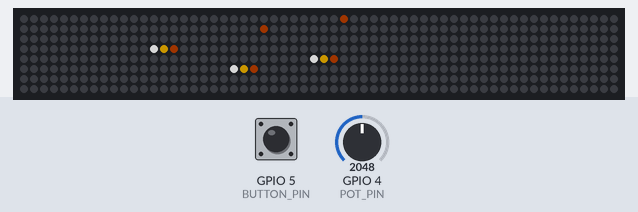
The program below on a simulated ESP32-S3. Parts: 60×8 RGB LED matrix (first LED top left, wired row by row). The test bench sets the inputs (shaded band); at power-on: GPIO 5 (BUTTON_PIN) HIGH, GPIO 4 (POT_PIN) = 2048. Dim RGB values are drawn brighter than linear; I2S audio is not simulated (input reads silence); random numbers use the default seed unless the program sets one; what the program prints to the serial monitor is not drawn.

Above: at 0.47 s.
1.3 s: GPIO 5 (BUTTON_PIN) pulled LOW for 0.15 s
2.0 s: GPIO 4 (POT_PIN) set to 491
At 3.0 s:
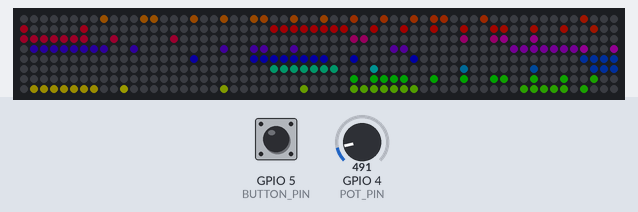
3.6 s: GPIO 4 (POT_PIN) set to 152
At 4.6 s:
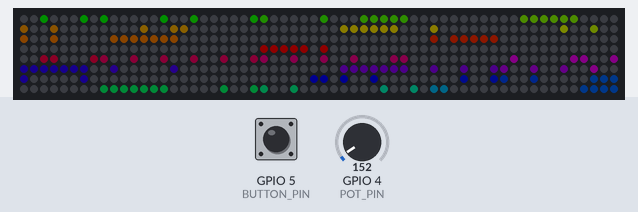
5.6 s: GPIO 5 (BUTTON_PIN) pulled LOW for 1 s
At 6.02 s:
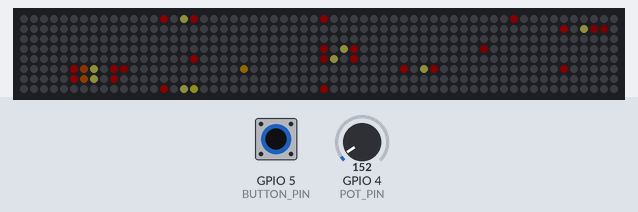
7.2 s: GPIO 5 (BUTTON_PIN) pulled LOW for 0.15 s
At 8.2 s:
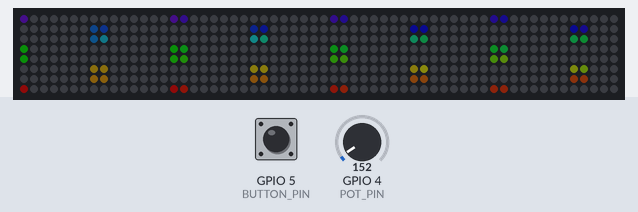
8.8 s: GPIO 5 (BUTTON_PIN) pulled LOW for 3.2 s
At 9.29 s:
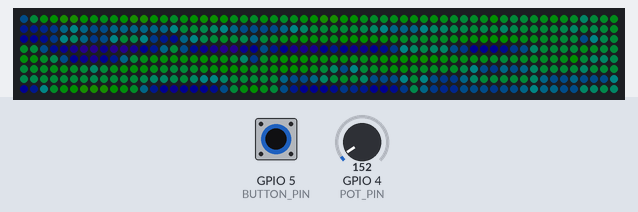

Measured:
- after the input at 8.8 s, the LEDs: first change at once (image 5 shows a later state)

The program:

main.cpp
```cpp
// =============================================================================
// madHat — main.cpp
//
// Entry point for the madHat ESP32-S3 LED matrix firmware.
// Hardware: 60×8 WS2811 LED matrix, INMP441 I2S mic, mode button, brightness pot.
//
// Mode ISR: button on BUTTON_PIN cycles through NUM_MODES modes with
// DEBOUNCE_MS software debounce.  currentMode and modeChanged are volatile
// uint8_t / bool — both are written inside the ISR and read in loop().
// uint8_t read/write is atomic on Xtensa, so no critical section is required,
// but the variables are declared volatile to prevent compiler reordering.
// =============================================================================

#include <Arduino.h>
#include <FastLED.h>
#include "config.h"
#include "effects.h"
#include "audio.h"

// LED array (shared with effects.cpp via extern)
CRGB leds[NUM_LEDS];

// ── GIF image mode (auto-detected) ────────────────────────────────────────────
// If a GIF has been placed in images/ and the pre-build script has generated
// src/generated/demo.h, the GIF playback mode is compiled in automatically.
// See images/README.md for how to add GIF modes.
// TODO: wire up __has_include("generated/demo.h") here to add a GIF mode.

volatile bool    modeChanged = false;
volatile uint8_t currentMode = 0;

void IRAM_ATTR myISR() {
    static volatile uint32_t lastTrigger = 0;
    uint32_t now = millis();
    if (now - lastTrigger < DEBOUNCE_MS) return;
    lastTrigger = now;
    modeChanged = true;
    currentMode = (currentMode + 1) % NUM_MODES;
}

void updateBrightness() {
    uint16_t raw = analogRead(POT_PIN);
    uint8_t  bri = map(raw, 0, 4095, POT_MIN_BRIGHT, POT_MAX_BRIGHT);
    FastLED.setBrightness(bri);
}

void setup() {
#if DEBUG
    Serial.begin(115200);
#endif
    DEBUG_LOG("\n\nmadHat firmware starting — %d LEDs, %d modes\n",
              NUM_LEDS, NUM_MODES);

    pinMode(BUTTON_PIN, INPUT_PULLUP);
    attachInterrupt(digitalPinToInterrupt(BUTTON_PIN), myISR, FALLING);

    FastLED.addLeds<WS2811, LED_PIN, GRB>(leds, NUM_LEDS)
           .setCorrection(TypicalLEDStrip);
    FastLED.setBrightness(INITIAL_BRIGHTNESS);
    FastLED.clear();
    FastLED.show();
    DEBUG_LOG("FastLED initialised\n");

    audioInit();
    DEBUG_LOG("Audio initialised\n");

    resetEffect(0);
    DEBUG_LOG("Setup complete — entering main loop\n");
}

void loop() {
    // Read potentiometer every iteration (~10 µs ADC read, negligible at 25-60 fps)
    updateBrightness();

    if (modeChanged) {
        modeChanged = false;
        DEBUG_LOG("Mode changed → %d\n", currentMode);
        FastLED.clear();
        FastLED.show();
        resetEffect(currentMode);
        return;
    }

    switch (currentMode) {
        case 0: effectFireworks();         delay(DELAY_FW_MS);     break;
        case 1: effectScrollText("FUCKING HIPPIES!!"); delay(DELAY_SCROLL_MS); break;
        case 2: effectFire();              delay(DELAY_FIRE_MS);   break;
        case 3: effectEqualizer();         delay(DELAY_EQ_MS);     break;
        case 4: effectPlasma();            delay(DELAY_PLASMA_MS); break;
        case 5: effectEyes();              delay(DELAY_EYES_MS);   break;
    }
}
```

audio.cpp
```cpp
#include "audio.h"
#include <driver/i2s.h>
#include <arduinoFFT.h>
#include <math.h>

// ── I2S port ──────────────────────────────────────────────────────────────────
#define I2S_PORT  I2S_NUM_0

// ── INMP441 bit-alignment constants ───────────────────────────────────────────
// The INMP441 outputs data left-justified in a 32-bit I2S word: the top 24 bits
// are the signed sample; the bottom 8 bits are always zero.
#define INMP441_SHIFT  8        // bits to right-shift to remove the zero padding
#define INMP441_SCALE  (1 << 23)  // full-scale divisor after shifting (24-bit signed)

// ── FFT buffers ───────────────────────────────────────────────────────────────
// Using float (32-bit) instead of double (64-bit) saves 4 KB of static RAM
// with no meaningful loss of precision for an audio equalizer application.
static float vReal[FFT_SAMPLES];
static float vImag[FFT_SAMPLES];

static ArduinoFFT<float> FFT(vReal, vImag, FFT_SAMPLES, SAMPLE_RATE);

// ── Frequency band mapping ────────────────────────────────────────────────────
// EQ_BANDS logarithmically spaced bands across FREQ_LOW–FREQ_HIGH.
// Low end starts at 80 Hz (below that is mostly rumble on a small mic).
#define FREQ_LOW   80.0f
#define FREQ_HIGH  16000.0f

// Each FFT bin covers SAMPLE_RATE / FFT_SAMPLES Hz
#define BIN_HZ  ((float)SAMPLE_RATE / (float)FFT_SAMPLES)

// Smoothing: blend previous band value with new one (0=no smoothing, 1=frozen)
#define SMOOTH_UP    0.6f   // rising  — fast attack
#define SMOOTH_DOWN  0.85f  // falling — slow decay (gives a nice visual trail)

// Per-band peak decay — fast (0.95) so it acts only as a ceiling guard for
// outlier bands. The primary gain control is the global rolling average below.
#define AUTOGAIN_DECAY  0.95f

// ── Global rolling-average gain ───────────────────────────────────────────────
// Circular buffer storing the mean magnitude across all EQ_BANDS for each of
// the last GAIN_HISTORY_FRAMES frames (~15 s at 50 fps).
// gainSum tracks the running total so the mean is O(1) per frame.
#define GAIN_HISTORY_FRAMES  750     // ~15 s × 50 fps
#define GAIN_MIN_REF         0.001f  // floor — prevents div-by-zero in silence

// Saturation-weighted gain push — when bands clip, the current frame is pushed
// into gainHistory with extra weight so gainRef rises faster and pulls gain down.
// sqrtf curve means even 1 saturated band out of 60 roughly doubles the weight.
#define SATURATION_THRESHOLD  0.85f  // band considered saturated above this level
#define SATURATION_BOOST      8.0f   // max extra multiplier (at 100% saturation → 9×)

static float    gainHistory[GAIN_HISTORY_FRAMES] = {};
static float    gainSum    = 0.0f;
static uint16_t gainHead   = 0;

// ── Precomputed band bin boundaries ───────────────────────────────────────────
// Computed once in audioInit() so no log10f/powf calls in the real-time path.
static int bandBinLow [EQ_BANDS];
static int bandBinHigh[EQ_BANDS];

// Running peak per band for auto-gain normalisation
static float bandPeak[EQ_BANDS];

// Raw sample buffer — static so it does not live on the task stack
static int32_t rawSamples[FFT_SAMPLES];

void audioInit() {
    i2s_config_t cfg = {
        .mode                 = (i2s_mode_t)(I2S_MODE_MASTER | I2S_MODE_RX),
        .sample_rate          = SAMPLE_RATE,
        .bits_per_sample      = I2S_BITS_PER_SAMPLE_32BIT,
        .channel_format       = I2S_CHANNEL_FMT_ONLY_LEFT,
        .communication_format = I2S_COMM_FORMAT_STAND_I2S,
        .intr_alloc_flags     = ESP_INTR_FLAG_LEVEL1,
        .dma_buf_count        = 4,
        .dma_buf_len          = FFT_SAMPLES,
        .use_apll             = false,
        .tx_desc_auto_clear   = false,
        .fixed_mclk           = 0
    };
    i2s_pin_config_t pins = {
        .bck_io_num   = MIC_SCK_PIN,
        .ws_io_num    = MIC_WS_PIN,
        .data_out_num = I2S_PIN_NO_CHANGE,
        .data_in_num  = MIC_SD_PIN
    };
    ESP_ERROR_CHECK(i2s_driver_install(I2S_PORT, &cfg, 0, nullptr));
    ESP_ERROR_CHECK(i2s_set_pin(I2S_PORT, &pins));
    ESP_ERROR_CHECK(i2s_start(I2S_PORT));

    // Precompute logarithmically spaced bin boundaries for each EQ band.
    // This moves all log10f/powf calls out of the real-time audio path.
    float logLow  = log10f(FREQ_LOW);
    float logHigh = log10f(FREQ_HIGH);
    float logStep = (logHigh - logLow) / (float)EQ_BANDS;
    for (int b = 0; b < EQ_BANDS; b++) {
        float fLow  = powf(10.0f, logLow + (float)b       * logStep);
        float fHigh = powf(10.0f, logLow + (float)(b + 1) * logStep);
        bandBinLow [b] = max(1,                    (int)(fLow  / BIN_HZ));
        bandBinHigh[b] = min(FFT_SAMPLES / 2 - 1, (int)(fHigh / BIN_HZ));
    }

    // Initialise peaks to a small non-zero value to avoid div-by-zero at start
    for (int i = 0; i < EQ_BANDS; i++) bandPeak[i] = 1.0f;
}

bool audioGetBands(float bands[EQ_BANDS]) {
    // Read FFT_SAMPLES 32-bit samples from I2S (non-blocking)
    size_t bytesRead = 0;
    esp_err_t err = i2s_read(I2S_PORT, rawSamples, sizeof(rawSamples),
                             &bytesRead, 0);
    if (err != ESP_OK || bytesRead < sizeof(rawSamples)) return false;

    // Convert to float: right-shift to remove zero-padding, then normalise to [-1, +1]
    for (int i = 0; i < FFT_SAMPLES; i++) {
        vReal[i] = (float)(rawSamples[i] >> INMP441_SHIFT) / (float)INMP441_SCALE;
        vImag[i] = 0.0f;
    }

    FFT.windowing(FFTWindow::Hann, FFTDirection::Forward);
    FFT.compute(FFTDirection::Forward);
    FFT.complexToMagnitude();

    // Compute per-band magnitudes and store them before normalisation so we can
    // feed the rolling-average gain after the loop.
    static float mag [EQ_BANDS] = {};
    static float prev[EQ_BANDS] = {};

    for (int b = 0; b < EQ_BANDS; b++) {
        float sum = 0.0f;
        int   cnt = 0;
        for (int bin = bandBinLow[b]; bin <= bandBinHigh[b]; bin++) {
            sum += vReal[bin];
            cnt++;
        }
        mag[b] = (cnt > 0) ? (sum / (float)cnt) : 0.0f;

        // Per-band peak — fast decay (AUTOGAIN_DECAY = 0.95) so it acts only as
        // a ceiling guard for bands that spike well above the global average.
        if (mag[b] > bandPeak[b])
            bandPeak[b] = mag[b];
        else
            bandPeak[b] *= AUTOGAIN_DECAY;
    }

    // ── Rolling-average global gain ───────────────────────────────────────────
    // Compute the mean magnitude across all bands for this frame.
    float frameMean = 0.0f;
    for (int b = 0; b < EQ_BANDS; b++) frameMean += mag[b];
    frameMean /= (float)EQ_BANDS;

    // Compute gainRef from the current buffer state (before this frame's push)
    // so we can use it for saturation detection without a circular dependency.
    float gainRef = gainSum / (float)GAIN_HISTORY_FRAMES;
    if (gainRef < GAIN_MIN_REF) gainRef = GAIN_MIN_REF;

    // Count the fraction of bands that are saturated (normalised > threshold).
    // Uses the same ceiling formula as the output loop below.
    float saturatedFraction = 0.0f;
    for (int b = 0; b < EQ_BANDS; b++) {
        float ceiling    = (bandPeak[b] > gainRef) ? bandPeak[b] : gainRef;
        float normalised = constrain(mag[b] / ceiling, 0.0f, 1.0f);
        if (normalised > SATURATION_THRESHOLD) saturatedFraction += 1.0f;
    }
    saturatedFraction /= (float)EQ_BANDS;

    // sqrtf curve: steep at low saturation so even 1/60 bands roughly doubles
    // the frame weight, flattening toward SATURATION_BOOST at full saturation.
    float boostedMean = frameMean * (1.0f + sqrtf(saturatedFraction) * SATURATION_BOOST);

    // Push boosted frame into circular buffer, evicting the oldest value.
    gainSum -= gainHistory[gainHead];
    gainHistory[gainHead] = boostedMean;
    gainSum += boostedMean;
    gainHead = (gainHead + 1) % GAIN_HISTORY_FRAMES;

    // Recompute gainRef with the new frame included for use in the output loop.
    gainRef = gainSum / (float)GAIN_HISTORY_FRAMES;
    if (gainRef < GAIN_MIN_REF) gainRef = GAIN_MIN_REF;

    // ── Normalise, smooth, output ─────────────────────────────────────────────
    for (int b = 0; b < EQ_BANDS; b++) {
        // Primary normalisation against the 15-second rolling average.
        // bandPeak acts as a secondary ceiling so no single band can exceed 1.0.
        float ceiling    = (bandPeak[b] > gainRef) ? bandPeak[b] : gainRef;
        float normalised = constrain(mag[b] / ceiling, 0.0f, 1.0f);

        // Exponential smoothing: fast attack (SMOOTH_UP), slow decay (SMOOTH_DOWN)
        float smooth = (normalised > prev[b]) ? SMOOTH_UP : SMOOTH_DOWN;
        prev[b] = prev[b] * smooth + normalised * (1.0f - smooth);

        bands[b] = prev[b];
    }

    return true;
}
```

audio.h
```cpp
#pragma once
#include <Arduino.h>

// ── Audio configuration ───────────────────────────────────────────────────────
#define MIC_SD_PIN   15
#define MIC_WS_PIN   16
#define MIC_SCK_PIN  17

// FFT sample count — must be a power of 2.
// 512 gives good frequency resolution at low CPU cost on ESP32-S3.
#define FFT_SAMPLES  512
#define SAMPLE_RATE  44100   // Hz

// Number of equalizer bands mapped to display columns (MATRIX_W = 60)
#define EQ_BANDS     60

// Initialise I2S and FFT. Call once from setup().
void audioInit();

// Read one FFT frame and compute band magnitudes.
// Results written into bands[EQ_BANDS], each value 0.0–1.0 (normalised).
// Returns true if a fresh frame was computed, false if still waiting for samples.
bool audioGetBands(float bands[EQ_BANDS]);
```

effects.h
```cpp
#pragma once
#include <Arduino.h>

// Call when switching modes — zeroes shared state union.
// Pass the mode number you are switching TO.
void resetEffect(uint8_t mode);

// Mode 0: Scrolling rainbow text
void effectScrollText(const char* text, bool resetScroll = false);

// Mode 1: Plasma / flowing color blobs
void effectPlasma();

// Mode 2: Fireplace
void effectFire();

// Mode 3: Graphic equalizer (requires INMP441 via I2S, see audio.h)
void effectEqualizer();

// Mode 4: Fireworks
void effectFireworks();

// Mode 5: Scanning eyeballs
void effectEyes();
```

matrix.h
```cpp
#pragma once
#include <Arduino.h>
#include "config.h"

// Maps logical (x, y) coordinates to the physical LED index.
//
// Physical wiring topology:
//   - LEDs are arranged in vertical columns (x selects column, y selects row).
//   - Odd columns run top-to-bottom; even columns run bottom-to-top (zigzag).
//   - The strip origin (index 0) is at the physical top-right corner, so the
//     entire translated index is mirrored: index = (NUM_LEDS - 1) - raw.
//
//   Column 0 (even): bottom→top  |  Column 1 (odd): top→bottom  | ...
//
inline uint16_t translatePixel(uint8_t x, uint8_t y) {
    bool     ledDirection    = x % 2;
    uint16_t translatedPixel = ledDirection
                                 ? (MATRIX_H * x) + y
                                 : (MATRIX_H * x) + ((MATRIX_H - 1) - y);
    return (NUM_LEDS - 1) - translatedPixel;
}
```

config.h
```cpp
#pragma once

// =============================================================================
// madHat — Hardware configuration
//
// Target: ESP32-S3 driving a 60×8 WS2811 LED matrix (480 LEDs) with an
// INMP441 I2S MEMS microphone and a mode-select push button + brightness pot.
//
// NOTE: POT_PIN must be an ADC1 pin. ADC2 is unavailable while Wi-Fi is active.
//       GPIO 4 = ADC1_CH4 on the ESP32-S3 — safe to use here.
// =============================================================================

// ── LED matrix ────────────────────────────────────────────────────────────────
#define LED_PIN     6       // GPIO pin connected to the data line
#define LED_TYPE    WS2811
#define COLOR_ORDER GRB
#define NUM_LEDS    480
#define MATRIX_W    60
#define MATRIX_H     8

// ── IO ────────────────────────────────────────────────────────────────────────
#define BUTTON_PIN      5   // GPIO pin for mode button (active low, internal pull-up)
#define POT_PIN         4   // GPIO pin for brightness potentiometer (ADC1_CH4)
#define POT_MIN_BRIGHT  5   // minimum brightness (0-255) so LEDs never fully off
#define POT_MAX_BRIGHT  255 // maximum brightness

// ── Mode selector ─────────────────────────────────────────────────────────────
// Modes: 0=fireworks  1=scroll text  2=fire  3=equalizer  4=plasma  5=eyes
#define NUM_MODES   6
#define DEBOUNCE_MS 200     // ISR software debounce window (ms)

// ── Per-mode frame delays (ms) ────────────────────────────────────────────────
// These set the target inter-frame delay; actual frame time is delay + render.
#define DELAY_SCROLL_MS  40   // ~25 fps
#define DELAY_PLASMA_MS  16   // ~60 fps
#define DELAY_FIRE_MS     0   // 0 = run at max ESP32-S3 throughput (no artificial cap)
#define DELAY_EQ_MS      20   // ~50 fps
#define DELAY_FW_MS      30   // ~33 fps
#define DELAY_EYES_MS    40   // ~25 fps

// ── Initial brightness ────────────────────────────────────────────────────────
// Applied at startup before the potentiometer is first read.
#define INITIAL_BRIGHTNESS 30

// ── Debug logging ─────────────────────────────────────────────────────────────
// Set DEBUG to 1 to enable Serial output (115200 baud).
// Set DEBUG to 0 for production: Serial is never initialised and all
// DEBUG_LOG calls compile away to nothing — zero CPU cost, zero code size.
#define DEBUG 1

#if DEBUG
  #define DEBUG_LOG(...) Serial.printf(__VA_ARGS__)
#else
  #define DEBUG_LOG(...) ((void)0)
#endif
```

Source omitted: effects.cpp (28277 bytes), font5x7.h (data table, 4006 bytes)
